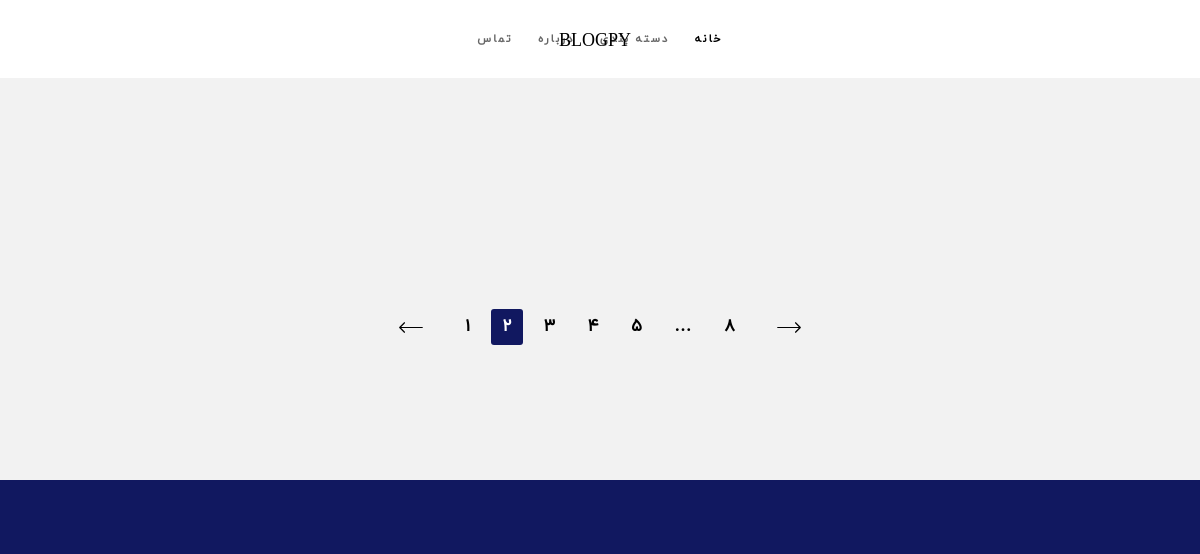
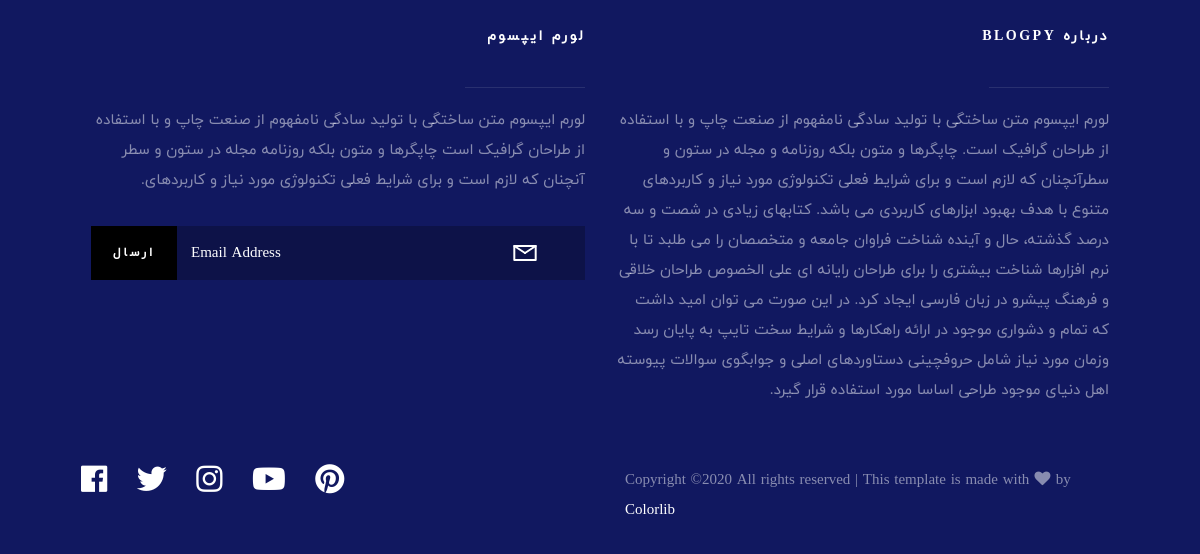
/, run on an earlier commit of the app's database (2 pictures, top to bottom).
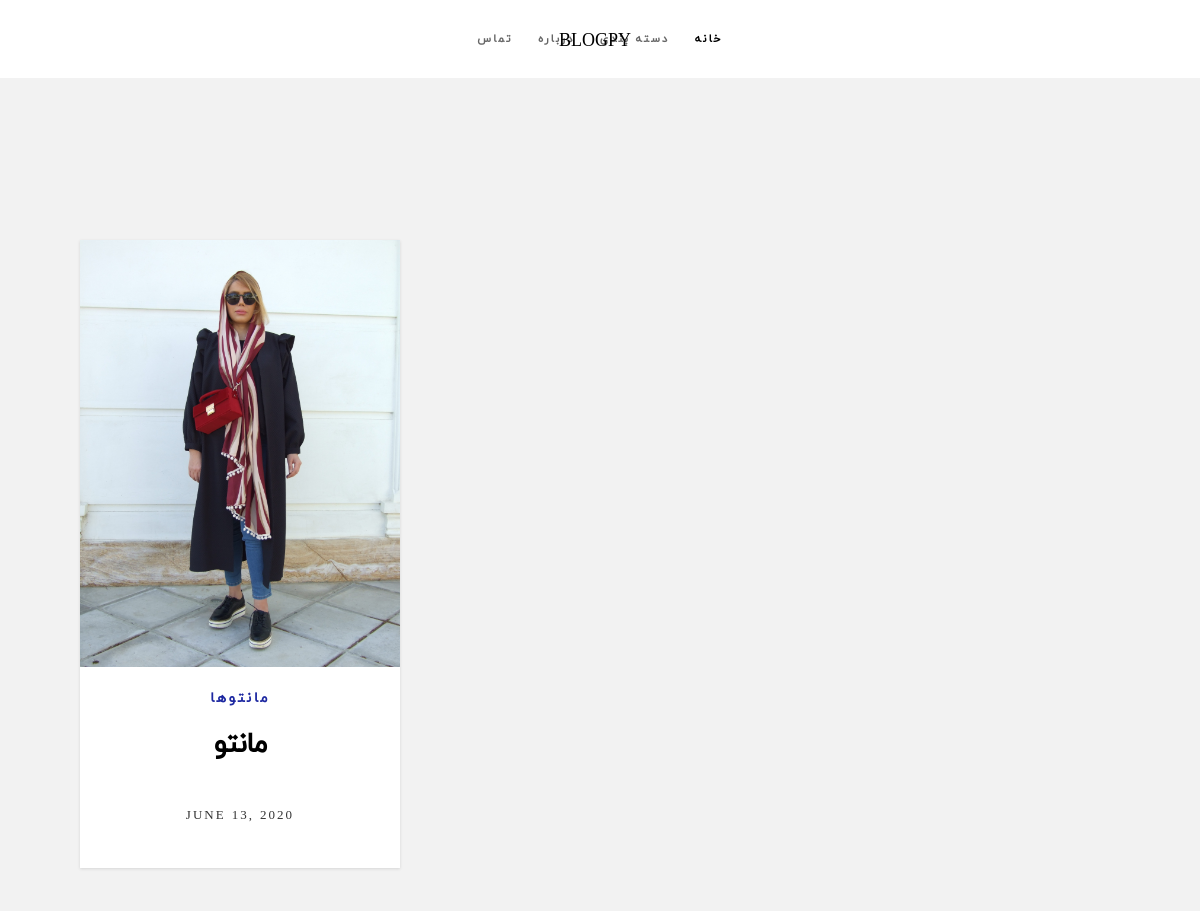
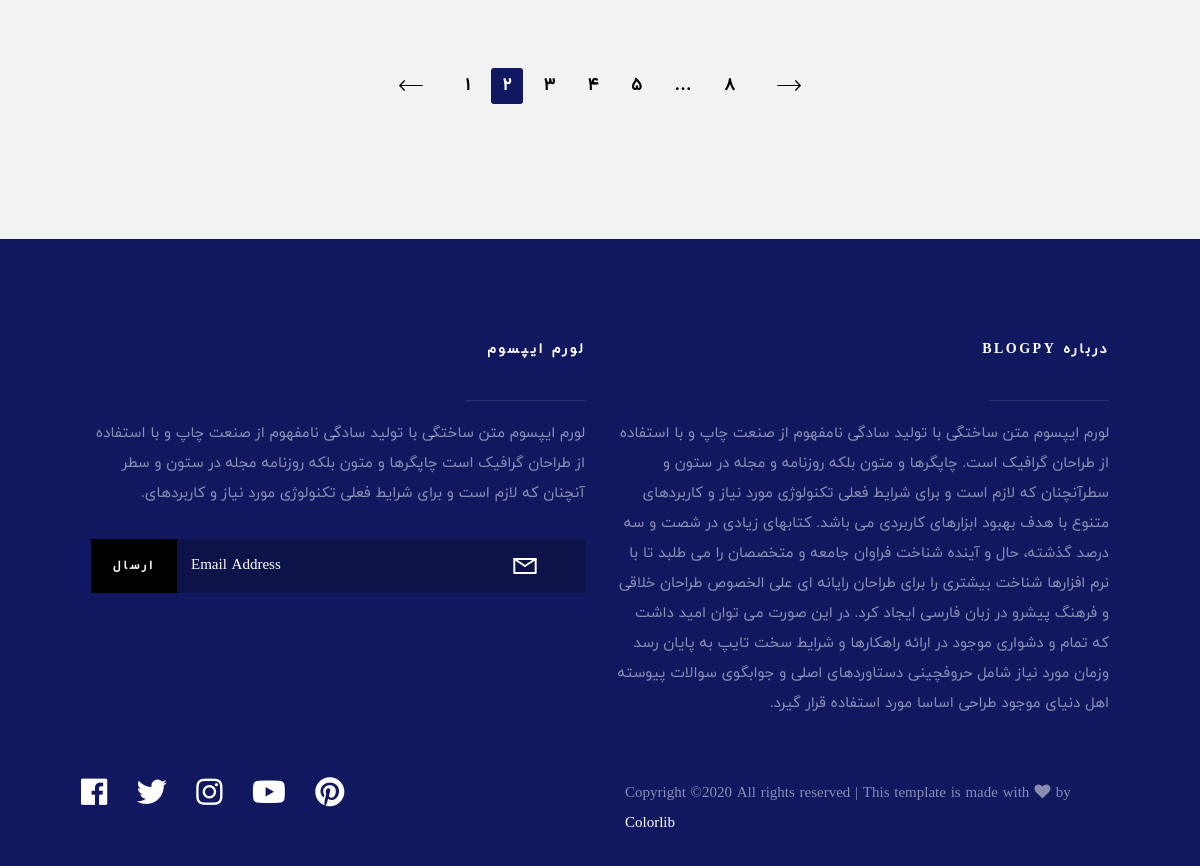
And on a later commit of the database (2 pictures, top to bottom).
### blog/models.py (models this page shows, shortened)
class Article(models.Model):
    title = models.CharField(max_length=512, null=False, blank=False)
    cover = models.FileField(upload_to='files/article_cover/', null=False, blank=False, validators=[validate_file_extension])
    content = RichTextField()
    created_at = models.DateTimeField(default=datetime.now, blank=False)
    category = models.ForeignKey('Category', on_delete=models.CASCADE)
    author = models.ForeignKey(UserProfile, on_delete=models.CASCADE)
    promote = models.BooleanField(default=False)

class Category(models.Model):
    title = models.CharField(max_length=252, null=False, blank=False)
    cover = models.FileField(upload_to='files/category_cover/', null=False, blank=False, validators=[validate_file_extension])

### blog/views.py (the view, shortened to what this page needs)
# urls.py: url(r'^$', views.IndexPage.as_view(), name='index'),
class IndexPage(TemplateView):
    def get(self, request, **kwargs):
        article_data = []
        all_articles = Article.objects.all().order_by('-created_at')[:9]
        for article in all_articles:
            article_data.append({
                'title': article.title,
                'cover': article.cover.url,
                'category': article.category.title,
                'created_at': article.created_at.date(),
            })
        promote_data = []
        all_promote_articles = Article.objects.filter(promote=True)
        context = {
            'article_data': article_data,
            'promote_article_data': promote_data,
        }
        return render(request, 'index.html', context)

### blog/templates/index.html (shortened to what this page needs)
<!DOCTYPE html>
<html class="no-js" lang="en">
<head>
    <link rel="stylesheet" href="static/css/base.css">
    <link rel="stylesheet" href="static/css/vendor.css">
    <link rel="stylesheet" href="static/css/main.css">
</head>
<body id="top">
    <header class="s-header header">
        <div class="header__logo">
            <a class="logo" href="index.html">
                BLOGPY
            </a>
        </div>
        <nav class="header__nav-wrap">
            <ul class="header__nav">
                <li><a href="{% url 'contact' %}" title="">تماس</a></li>
                <li><a href="page-about.html" title="">درباره</a></li>
                <li>
                    <a href="category.html" title="">دسته بندی</a>
                </li>
                              <li class="current"><a href="index.html" title="">خانه</a></li>
            </ul>
        </nav>
    </header>
    <section class="s-featured">
    </section>
    <section class="s-content">
        <div class="row entries-wrap wide">
            <div class="entries">
                {% for article in article_data %}
                <article class="col-block">
                    <div class="item-entry" data-aos="zoom-in">
                        <div class="item-entry__thumb">
                            <a href="single-standard.html" class="item-entry__thumb-link">
                                <img src="{{ article.cover }}" alt="">
                            </a>
                        </div>
                        <div class="item-entry__text">
                            <div class="item-entry__cat">
                                <a href="category.html">{{ article.category }}</a>
                            </div>
                            <h1 class="item-entry__title"><a href="single-standard.html">{{ article.title }}</a></h1>
                            <div class="item-entry__date">
                                <a href="single-standard.html">{{ article.created_at }}</a>
                            </div>
                        </div>
                    </div>
                </article>
                {% endfor %}
            </div>
        </div>
        <div class="row pagination-wrap">
            <div class="col-full">
                <nav class="pgn" data-aos="fade-up">
                    <ul>
                        <li><a class="pgn__prev" href="#0">قبل</a></li>
                        <li><a class="pgn__num" href="#0">۱</a></li>
                        <li><span class="pgn__num current">۲</span></li>
                        <li><a class="pgn__num" href="#0">۳</a></li>
                        <li><a class="pgn__num" href="#0">۴</a></li>
                        <li><a class="pgn__num" href="#0">۵</a></li>
                        <li><span class="pgn__num dots">…</span></li>
                        <li><a class="pgn__num" href="#0">۸</a></li>
                        <li><a class="pgn__next" href="#0">بعد</a></li>
                    </ul>
                </nav>
            </div>
        </div>
    </section>
    <footer class="s-footer">
        <div class="s-footer__main">
            <div class="row">
                <div class="col-six tab-full s-footer__about">
                    <h4>درباره BLOGPY</h4>
                    <p>لورم ایپسوم متن ساختگی با تولید سادگی نامفهوم از صنعت چاپ و با استفاده از طراحان گرافیک است. چاپگرها و متون بلکه روزنامه و مجله در ستون و سطرآنچنان که لازم است و برای شرایط فعلی تکنولوژی مورد نیاز و کاربردهای متنوع با هدف بهبود ابزارهای کاربردی می باشد. کتابهای زیادی در شصت و سه درصد گذشته، حال و آینده شناخت فراوان جامعه و متخصصان را می طلبد تا با نرم افزارها شناخت بیشتری را برای طراحان رایانه ای علی الخصوص طراحان خلاقی و فرهنگ پیشرو در زبان فارسی ایجاد کرد. در این صورت می توان امید داشت که تمام و دشواری موجود در ارائه راهکارها و شرایط سخت تایپ به پایان رسد وزمان مورد نیاز شامل حروفچینی دستاوردهای اصلی و جوابگوی سوالات پیوسته اهل دنیای موجود طراحی اساسا مورد استفاده قرار گیرد.</p>
                </div>
                <div class="col-six tab-full s-footer__subscribe">
                    <h4>لورم ایپسوم</h4>
                    <p>لورم ایپسوم متن ساختگی با تولید سادگی نامفهوم از صنعت چاپ و با استفاده از طراحان گرافیک است چاپگرها و متون بلکه روزنامه مجله در ستون و سطر آنچنان که لازم است و برای شرایط فعلی تکنولوژی مورد نیاز و کاربردهای.</p>
                    <div class="subscribe-form">
                        <form id="mc-form" class="group" novalidate="true">
                            <input type="email" value="" name="EMAIL" class="email" id="mc-email" placeholder="Email Address" required="">
                            <input type="submit" name="subscribe" value="ارسال">
                        </form>
                    </div>
                </div>
            </div>
        </div>
        <div class="s-footer__bottom">
            <div class="row">
                <div class="col-six">
                    <ul class="footer-social">
                        <li>
                            <a href="#0"><i class="fab fa-facebook"></i></a>
                        </li>
                        <li>
                            <a href="#0"><i class="fab fa-twitter"></i></a>
                        </li>
                        <li>
                            <a href="#0"><i class="fab fa-instagram"></i></a>
                        </li>
                        <li>
                            <a href="#0"><i class="fab fa-youtube"></i></a>
                        </li>
                        <li>
                            <a href="#0"><i class="fab fa-pinterest"></i></a>
                        </li>
                    </ul>
                </div>
                <div class="col-six">
                    <div class="s-footer__copyright">
                        <span>
Copyright &copy;<script>document.write(new Date().getFullYear());</script> All rights reserved | This template is made with <i class="fa fa-heart" aria-hidden="true"></i> by <a href="https://colorlib.com" target="_blank">Colorlib</a>
</span>
                    </div>
                </div>
            </div>
        </div>
    </footer>
</body>
</html>

### static/css/base.css (style rules this page uses)
html { font-family: sans-serif; line-height: 1.15; -ms-text-size-adjust: 100%; -webkit-text-size-adjust: 100%; }
body { margin: 0; }
article, aside, footer, header, nav, section { display: block; }
h1 { font-size: 2em; margin: 0.67em 0; }
a { background-color: transparent; -webkit-text-decoration-skip: objects; }
img { border-style: none; }
button, input, optgroup, select, textarea { font-family: sans-serif; font-size: 100%; line-height: 1.15; margin: 0; }
button, input { overflow: visible; }
button, html [type="button"], [type="reset"], [type="submit"] { -webkit-appearance: button; }
html { font-size: 62.5%; box-sizing: border-box; }
*, *::before, *::after { box-sizing: inherit; }
body { font-weight: normal; line-height: 1; word-wrap: break-word; text-rendering: optimizeLegibility; -webkit-overflow-scrolling: touch; -webkit-text-size-adjust: none; }
body, input, button { -moz-osx-font-smoothing: grayscale; -webkit-font-smoothing: antialiased; }
img, video { max-width: 100%; height: auto; }
div, dl, dt, dd, ul, ol, li, h1, h2, h3, h4, h5, h6, pre, form, p, blockquote, th, td { margin: 0; padding: 0; }
h1, h2, h3, h4, h5, h6 { -webkit-font-smoothing: auto; -webkit-font-smoothing: antialiased; -webkit-font-variant-ligatures: common-ligatures; -moz-font-variant-ligatures: common-ligatures; font-variant-ligatures: common-ligatures; text-rendering: optimizeLegibility; }
em, i { font-style: italic; line-height: inherit; }
ol, ul { list-style: none; }
li { display: block; }
a { text-decoration: none; line-height: inherit; }
a img { border: none; }
input[type="email"], input[type="number"], input[type="search"], input[type="text"], input[type="tel"], input[type="url"], input[type="password"], textarea { -webkit-appearance: none; -moz-appearance: none; -ms-appearance: none; -o-appearance: none; appearance: none; }
.row { width: 89%; max-width: 1200px; margin: 0 auto; }
.row:after { content: ""; display: table; clear: both; }
[class*="col-"] { float: left; padding: 0 20px; }
.col-six, .col-1-2 { width: 50%; }
.col-twelve, .col-full { width: 100%; }
@media only screen and (max-width:1200px) { [class*="col-"] { padding: 0 15px; } }
.group:after { content: ""; display: table; clear: both; }

What changed in the data, as far as the page shows it:
added Article: category "مانتوها", title "مانتو", created_at "JUNE 13, 2020"
